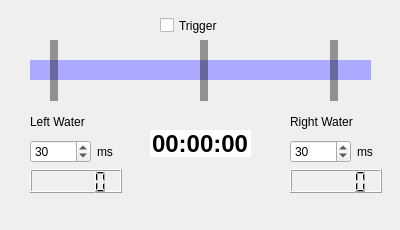
<?xml version="1.0" encoding="UTF-8"?>
<ui version="4.0">
 <class>LinearTrackUI</class>
 <widget class="QWidget" name="LinearTrackUI">
  <property name="enabled">
   <bool>true</bool>
  </property>
  <property name="geometry">
   <rect>
    <x>0</x>
    <y>0</y>
    <width>400</width>
    <height>230</height>
   </rect>
  </property>
  <property name="sizePolicy">
   <sizepolicy hsizetype="Fixed" vsizetype="Fixed">
    <horstretch>0</horstretch>
    <verstretch>0</verstretch>
   </sizepolicy>
  </property>
  <property name="windowTitle">
   <string>Linear Track Control</string>
  </property>
  <property name="toolTip">
   <string> </string>
  </property>
  <widget class="QLabel" name="gfx_track">
   <property name="geometry">
    <rect>
     <x>30</x>
     <y>60</y>
     <width>341</width>
     <height>20</height>
    </rect>
   </property>
   <property name="autoFillBackground">
    <bool>true</bool>
   </property>
   <property name="styleSheet">
    <string notr="true">background-color: rgb(170, 170, 255);</string>
   </property>
   <property name="text">
    <string/>
   </property>
  </widget>
  <widget class="QLabel" name="gfx_sensor_left">
   <property name="geometry">
    <rect>
     <x>50</x>
     <y>40</y>
     <width>8</width>
     <height>61</height>
    </rect>
   </property>
   <property name="toolTip">
    <string/>
   </property>
   <property name="statusTip">
    <string>Left sensor status</string>
   </property>
   <property name="autoFillBackground">
    <bool>true</bool>
   </property>
   <property name="styleSheet">
    <string notr="true">background-color: rgba(0, 0, 0, 100);</string>
   </property>
   <property name="text">
    <string/>
   </property>
  </widget>
  <widget class="QLabel" name="gfx_sensor_right">
   <property name="geometry">
    <rect>
     <x>330</x>
     <y>40</y>
     <width>8</width>
     <height>61</height>
    </rect>
   </property>
   <property name="statusTip">
    <string>Right Sensor</string>
   </property>
   <property name="autoFillBackground">
    <bool>true</bool>
   </property>
   <property name="styleSheet">
    <string notr="true">background-color: rgba(0, 0, 0, 100);</string>
   </property>
   <property name="text">
    <string/>
   </property>
  </widget>
  <widget class="QLabel" name="gfx_sensor_center">
   <property name="enabled">
    <bool>true</bool>
   </property>
   <property name="geometry">
    <rect>
     <x>200</x>
     <y>40</y>
     <width>8</width>
     <height>61</height>
    </rect>
   </property>
   <property name="toolTip">
    <string/>
   </property>
   <property name="statusTip">
    <string>Center sensor status</string>
   </property>
   <property name="autoFillBackground">
    <bool>false</bool>
   </property>
   <property name="styleSheet">
    <string notr="true">background-color: rgba(0, 0, 0, 100);</string>
   </property>
   <property name="text">
    <string/>
   </property>
   <property name="setVisible" stdset="0">
    <bool>false</bool>
   </property>
  </widget>
  <widget class="QCheckBox" name="cb_trigger">
   <property name="geometry">
    <rect>
     <x>160</x>
     <y>10</y>
     <width>71</width>
     <height>31</height>
    </rect>
   </property>
   <property name="statusTip">
    <string>Trigger active/inactive</string>
   </property>
   <property name="layoutDirection">
    <enum>Qt::LeftToRight</enum>
   </property>
   <property name="text">
    <string>Trigger</string>
   </property>
  </widget>
  <widget class="QTimeEdit" name="lbl_runtime">
   <property name="enabled">
    <bool>true</bool>
   </property>
   <property name="geometry">
    <rect>
     <x>150</x>
     <y>130</y>
     <width>101</width>
     <height>27</height>
    </rect>
   </property>
   <property name="font">
    <font>
     <pointsize>18</pointsize>
     <weight>75</weight>
     <bold>true</bold>
    </font>
   </property>
   <property name="focusPolicy">
    <enum>Qt::NoFocus</enum>
   </property>
   <property name="toolTip">
    <string/>
   </property>
   <property name="statusTip">
    <string>Total runtime since first trigger</string>
   </property>
   <property name="autoFillBackground">
    <bool>false</bool>
   </property>
   <property name="frame">
    <bool>false</bool>
   </property>
   <property name="readOnly">
    <bool>true</bool>
   </property>
   <property name="buttonSymbols">
    <enum>QAbstractSpinBox::NoButtons</enum>
   </property>
   <property name="keyboardTracking">
    <bool>false</bool>
   </property>
  </widget>
  <widget class="QWidget" name="">
   <property name="geometry">
    <rect>
     <x>290</x>
     <y>110</y>
     <width>92</width>
     <height>83</height>
    </rect>
   </property>
   <layout class="QVBoxLayout" name="Group_Right">
    <item>
     <widget class="QLabel" name="lbl_right_water">
      <property name="text">
       <string>Right Water</string>
      </property>
     </widget>
    </item>
    <item>
     <layout class="QHBoxLayout" name="horizontalLayout_2">
      <item>
       <widget class="QSpinBox" name="spin_right_waterreward">
        <property name="toolTip">
         <string/>
        </property>
        <property name="statusTip">
         <string>Right solenoid open time in [ms]</string>
        </property>
        <property name="maximum">
         <number>10000</number>
        </property>
        <property name="value">
         <number>30</number>
        </property>
       </widget>
      </item>
      <item>
       <widget class="QLabel" name="lbl_right_waterreward">
        <property name="text">
         <string>ms</string>
        </property>
       </widget>
      </item>
     </layout>
    </item>
    <item>
     <widget class="QLCDNumber" name="lcd_right_triggers">
      <property name="statusTip">
       <string># right triggers</string>
      </property>
     </widget>
    </item>
   </layout>
  </widget>
  <widget class="QWidget" name="">
   <property name="geometry">
    <rect>
     <x>30</x>
     <y>110</y>
     <width>92</width>
     <height>83</height>
    </rect>
   </property>
   <layout class="QVBoxLayout" name="Group_Left">
    <item>
     <widget class="QLabel" name="lbl_left_water">
      <property name="text">
       <string>Left Water</string>
      </property>
     </widget>
    </item>
    <item>
     <layout class="QHBoxLayout" name="horizontalLayout">
      <item>
       <widget class="QSpinBox" name="spin_left_waterreward">
        <property name="enabled">
         <bool>true</bool>
        </property>
        <property name="toolTip">
         <string/>
        </property>
        <property name="statusTip">
         <string>Left solenoid open time in [ms]</string>
        </property>
        <property name="maximum">
         <number>10000</number>
        </property>
        <property name="value">
         <number>30</number>
        </property>
       </widget>
      </item>
      <item>
       <widget class="QLabel" name="lbl_left_waterreward">
        <property name="text">
         <string>ms</string>
        </property>
       </widget>
      </item>
     </layout>
    </item>
    <item>
     <widget class="QLCDNumber" name="lcd_left_triggers">
      <property name="statusTip">
       <string># left triggers</string>
      </property>
     </widget>
    </item>
   </layout>
  </widget>
 </widget>
 <tabstops>
  <tabstop>spin_left_waterreward</tabstop>
  <tabstop>spin_right_waterreward</tabstop>
  <tabstop>cb_trigger</tabstop>
 </tabstops>
 <resources/>
 <connections/>
</ui>
